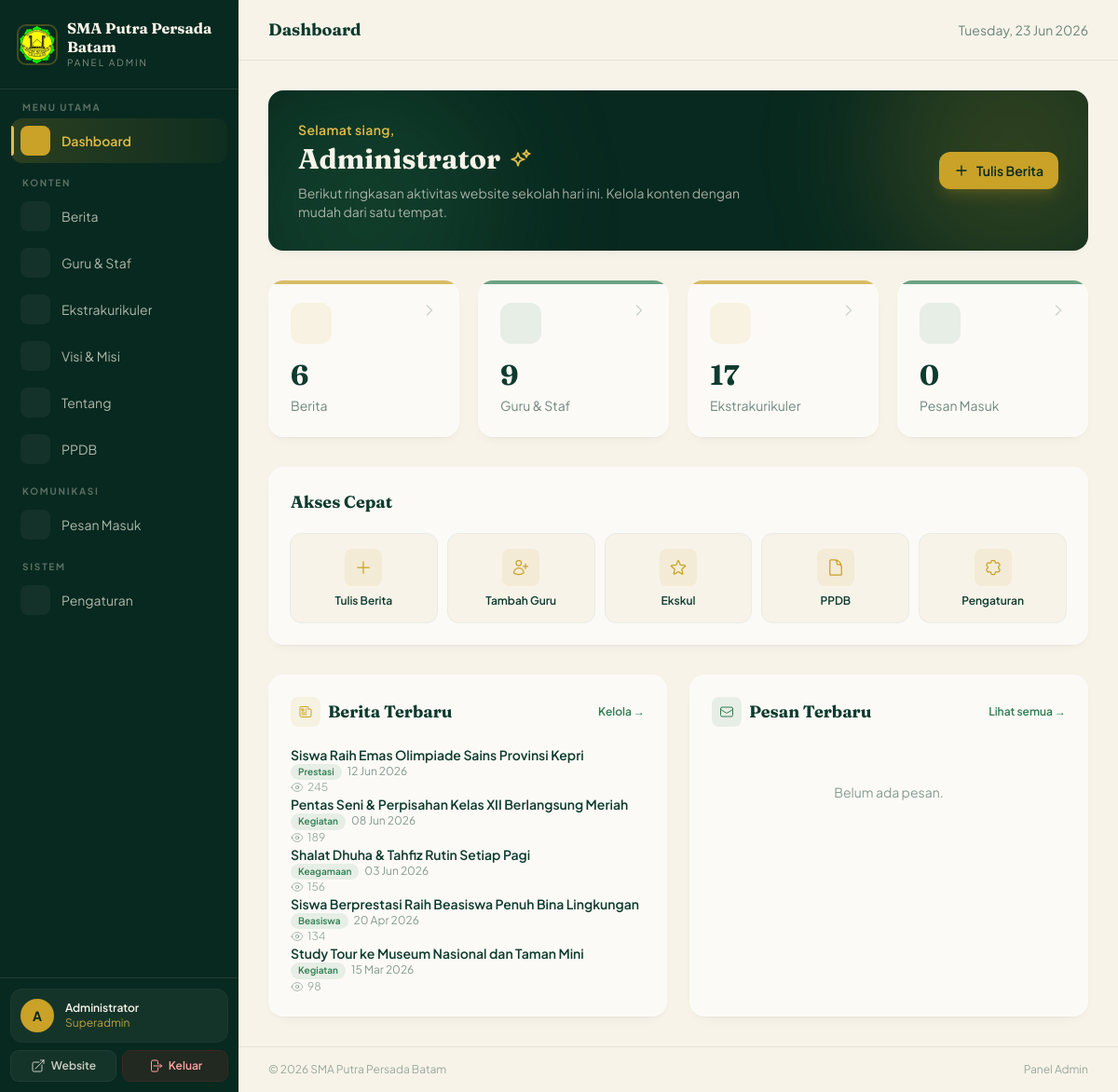
Screenshot of /admin/dashboard.php (signed in) with the database file from the repository.
### tables this page shows
CREATE TABLE pengaturan (
  id    INT AUTO_INCREMENT PRIMARY KEY,
  kunci VARCHAR(100) NOT NULL UNIQUE,
  nilai TEXT NOT NULL
);

CREATE TABLE berita (
  id       INT AUTO_INCREMENT PRIMARY KEY,
  judul    VARCHAR(255) NOT NULL,
  slug     VARCHAR(255) NOT NULL UNIQUE,
  kategori VARCHAR(50)  NOT NULL,
  isi      LONGTEXT     NOT NULL,
  gambar   VARCHAR(255) DEFAULT NULL,
  tanggal  DATE         NOT NULL,
  dilihat  INT          NOT NULL DEFAULT 0
);

### admin/dashboard.php (the view, shortened to what the rows shown need)
<?php
require_once 'auth.php';
$beritaTerbaru = db()->query('SELECT judul, kategori, tanggal, dilihat FROM berita ORDER BY tanggal DESC LIMIT 5')->fetchAll();
$pageTitle = 'Dashboard';
include 'admin_head.php';
?>
<div class="admin-card relative overflow-hidden rounded-2xl bg-pine-deep text-cream p-6 sm:p-8 mb-8">
  <div class="relative flex flex-col sm:flex-row sm:items-center sm:justify-between gap-5">
    <div>
      <h2 class="font-serif text-2xl sm:text-3xl font-bold mb-2 flex items-center gap-2.5">
        <?php echo esc(admin_name()); ?>
      </h2>
    </div>
  </div>
</div>
<div class="grid lg:grid-cols-2 gap-6">
  <div class="admin-card bg-white/60 dark:bg-pine/40 backdrop-blur-sm rounded-2xl ring-1 ring-pine/8 dark:ring-cream/8 p-6">
    <?php if (empty($beritaTerbaru)): ?>
      <div class="py-10 text-center">
        <p class="text-sm text-pine/50 dark:text-cream/50">Belum ada berita.</p>
        <a href="kelola_berita.php" class="inline-block mt-3 text-xs font-semibold text-brass hover:underline">+ Tulis berita pertama</a>
      </div>
    <?php else: ?>
      <div class="divide-y divide-pine/8 dark:divide-cream/8">
        <?php foreach ($beritaTerbaru as $b): ?>
          <div class="table-row py-3 px-2 -mx-2 rounded-lg flex items-center justify-between gap-4">
            <div class="min-w-0">
              <p class="text-sm font-semibold truncate"><?php echo esc($b['judul']); ?></p>
              <p class="text-xs text-pine/50 dark:text-cream/50">
                <span class="inline-block px-2 py-0.5 rounded-full bg-leaf/10 text-leaf dark:text-brass-light text-[10px] font-semibold mr-1"><?php echo esc($b['kategori']); ?></span>
                <?php echo tglPendek($b['tanggal']); ?>
              </p>
            </div>
            <span class="flex items-center gap-1 text-xs text-pine/40 dark:text-cream/40 shrink-0">
              <?php echo $b['dilihat']; ?>
            </span>
          </div>
        <?php endforeach; ?>
      </div>
    <?php endif; ?>
  </div>
</div>
<?php include 'admin_foot.php'; ?>

### admin/admin_head.php (shortened to what the rows shown need)
<?php
$namaSekolah = setting('nama_sekolah') ?? 'SMA Putra Persada Batam';
?>
<!DOCTYPE html>
<html lang="id">
<head>
  <script nonce="<?php echo $cspNonce; ?>" src="../assets/js/tailwind.js"></script>
</head>
<body class="min-h-dvh antialiased bg-cream dark:bg-pine-deep text-pine dark:text-cream font-sans">
  <aside id="sidebar" class="fixed top-0 left-0 bottom-0 w-64 bg-pine-deep text-cream z-50 flex flex-col sidebar-enter
                               lg:translate-x-0 -translate-x-full">
    <div class="p-5 border-b border-cream/10">
      <a href="dashboard.php" class="flex items-center gap-3 group">
        <div>
          <h1 class="font-serif text-base font-bold leading-tight group-hover:text-brass-light transition"><?php echo esc($namaSekolah); ?></h1>
          <p class="text-[10px] tracking-[0.2em] text-cream/50 uppercase">Panel Admin</p>
        </div>
      </a>
    </div>
  </aside>
  <div class="lg:ml-64 min-h-dvh flex flex-col">
    <header class="sticky top-0 z-30 bg-cream/80 dark:bg-pine-deep/80 backdrop-blur-md border-b border-pine/8 dark:border-cream/8">
      <div class="flex items-center justify-between px-5 lg:px-8 h-16">
        <div class="flex items-center gap-4">
          <h2 class="font-serif text-lg font-bold"><?php echo esc($pageTitle); ?></h2>
        </div>
      </div>
    </header>
    <main class="flex-1 p-5 lg:p-8 fade-in">

### rows the page displays
pengaturan: nilai "SMA Putra Persada Batam"
berita: judul "Siswa Raih Emas Olimpiade Sains Provinsi Kepri", kategori "Prestasi", tanggal "12 Jun 2026", dilihat "245"
berita: judul "Pentas Seni & Perpisahan Kelas XII Berlangsung Meriah", kategori "Kegiatan", tanggal "08 Jun 2026", dilihat "189"
berita: judul "Shalat Dhuha & Tahfiz Rutin Setiap Pagi", kategori "Keagamaan", tanggal "03 Jun 2026", dilihat "156"
berita: judul "Siswa Berprestasi Raih Beasiswa Penuh Bina Lingkungan", kategori "Beasiswa", tanggal "20 Apr 2026", dilihat "134"
berita: judul "Study Tour ke Museum Nasional dan Taman Mini", kategori "Kegiatan", tanggal "15 Mar 2026", dilihat "98"

### other values shown
$groupLabel "MENU UTAMA"
$item['label'] "Dashboard"
$groupLabel "KONTEN"
$item['label'] "Berita"
$item['label'] "Guru & Staf"
$item['label'] "Ekstrakurikuler"
$item['label'] "Visi & Misi"
$item['label'] "Tentang"
$item['label'] "PPDB"
$groupLabel "KOMUNIKASI"
$item['label'] "Pesan Masuk"
$groupLabel "SISTEM"
$item['label'] "Pengaturan"
substr(admin_name(), 0, 1) "A"
admin_name() "Administrator"
